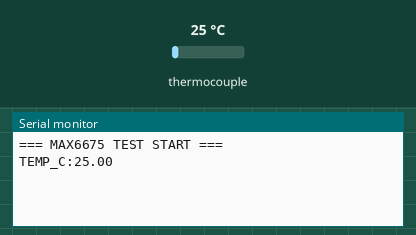
A sketch run on a simulated Arduino Uno, built with avr-gcc and run on an emulated ATmega328P. Parts: the last lines printed to the serial monitor. The test bench sets the inputs (shaded band); at power-on: thermocouple 25 °C.

Above: at 2.2 s.
2.3 s: thermocouple set to 6 °C
At 3.8 s:
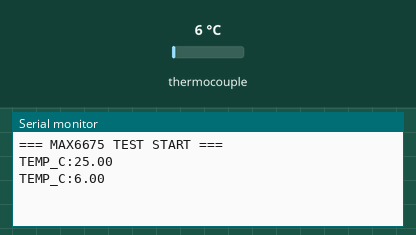
5.0 s: thermocouple set to 75 °C
At 5.3 s:
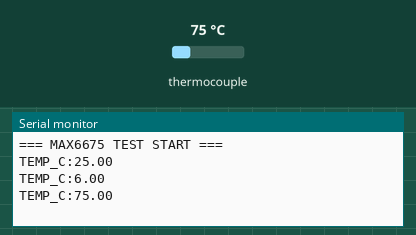
Timing chart, 0 to 8.0 s (numbered marks = the images above; inputs shaded):
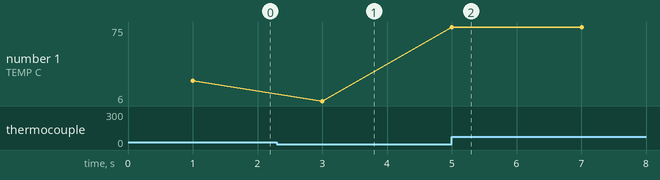

The sketch:

max6675_serial_test.ino
```cpp
#include <SPI.h>
#include "max6675.h"

// 腳位（Arduino UNO）
const int PIN_SO  = 12;
const int PIN_CS  = 9;
const int PIN_SCK = 13;

MAX6675 thermocouple(PIN_SCK, PIN_CS, PIN_SO);

void setup() {
  Serial.begin(115200);
  delay(1000);

  Serial.println("=== MAX6675 TEST START ===");
}

void loop() {
  double tempC = thermocouple.readCelsius();

  if (isnan(tempC)) {
    Serial.println("ERROR: NO THERMOCOUPLE");
  } else {
    Serial.print("TEMP_C:");
    Serial.println(tempC, 2);
  }

  delay(2000);
}
```

Measured:
- after the input at 2.3 s, the serial monitor: prints a new line after 0.70 s (image 1)
- after the input at 5.0 s, the serial monitor: prints a new line at once (image 2)
- plotted number 1: 25 → 6 after the input at 2.3 s, 6 → 75 after the input at 5.0 s
